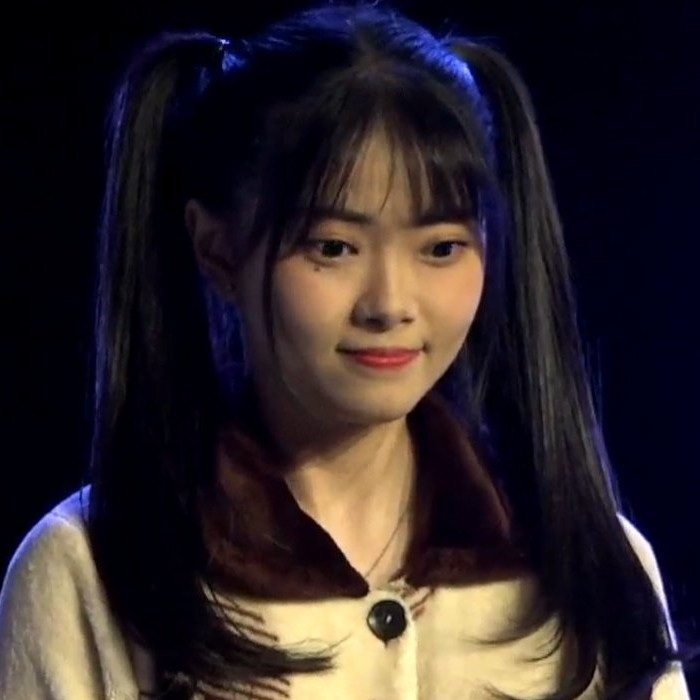
#> input picture Median Filter/fiony.jpg, 700 x 700 px
$ python MedianFilter.py
#> lines starting #> are read from the running program, lines starting #| are printed output that depends on the picture
import cv2
import numpy

img = cv2.imread("fiony.jpg")
#> img is the input picture: shape (700, 700, 3); mean B, G, R 41, 37.8, 46.6
dst = cv2.medianBlur(img, 7)

cv2.imshow('image', numpy.hstack((img, dst)))
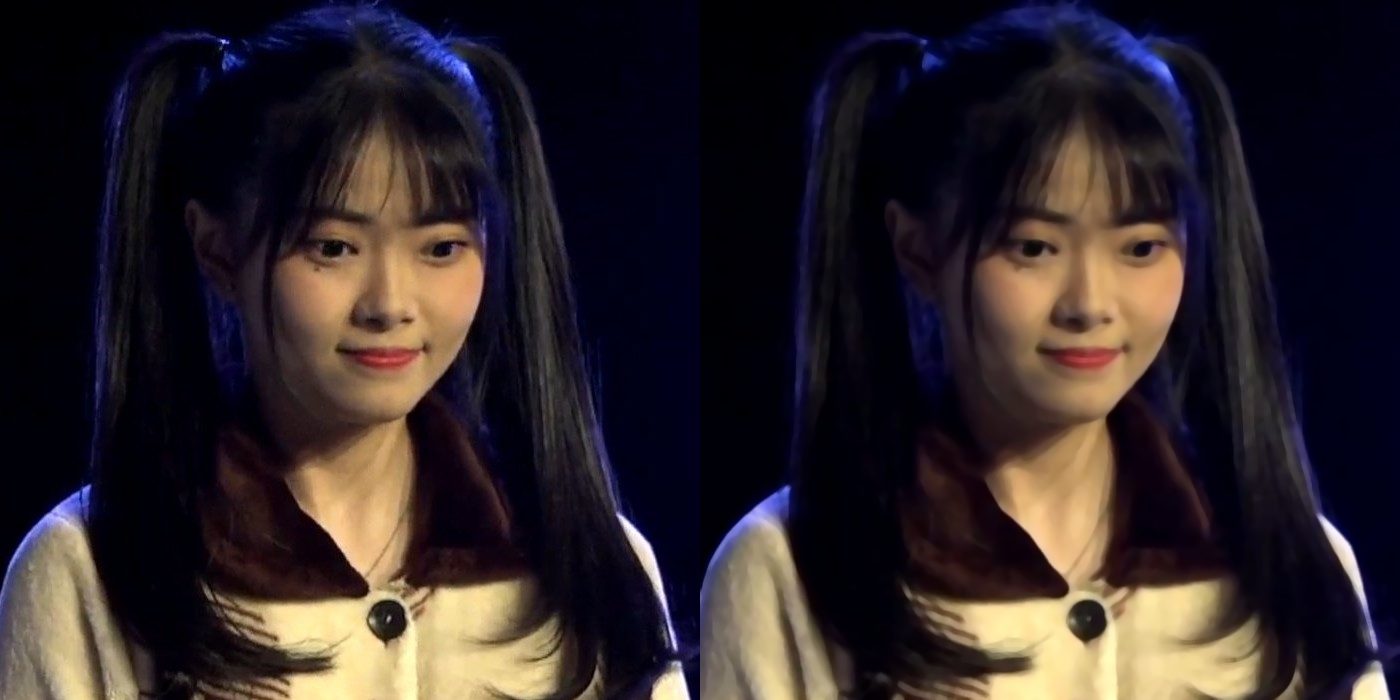
#> window 'image': shape (700, 1400, 3); mean B, G, R 40.9, 37.7, 46.5
cv2.waitKey(0);
cv2.destroyAllWindows();
cv2.waitKey(1)

$ run again, with Median Filter/Hasil Median Filter.png saved as Median Filter/fiony.jpg
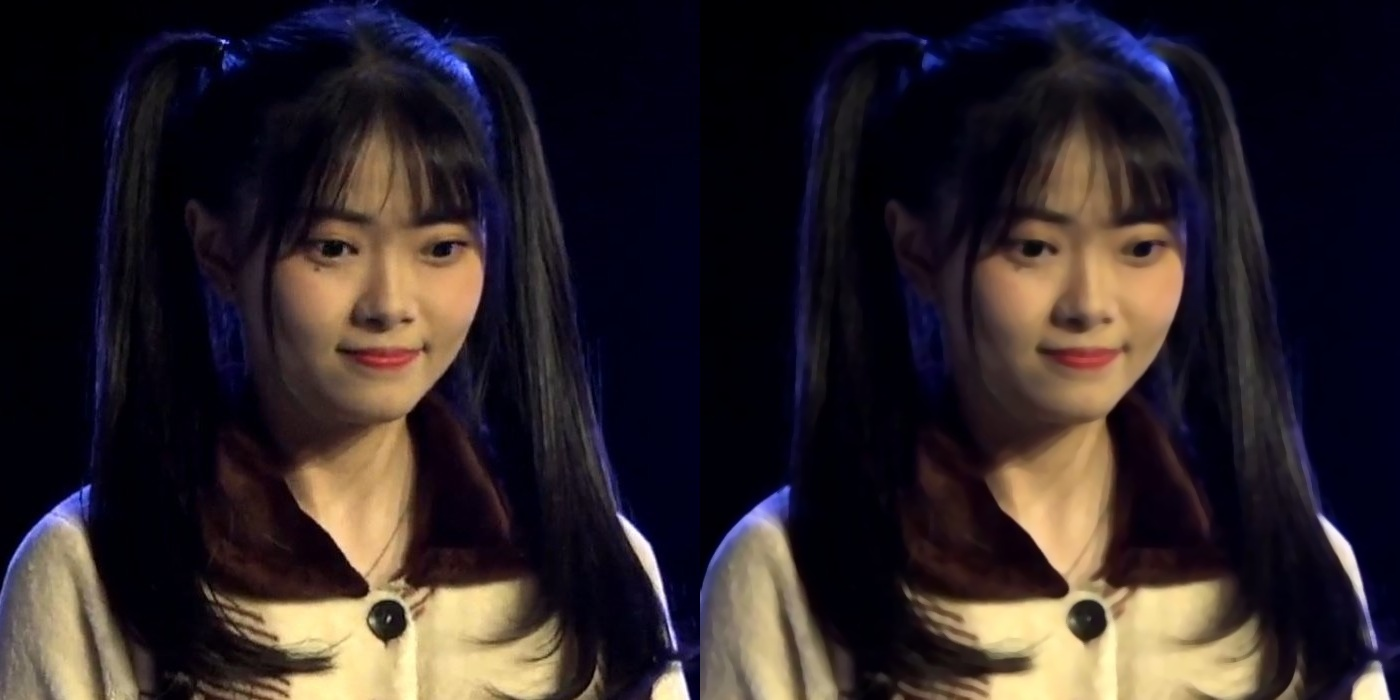
#> input picture Median Filter/Hasil Median Filter.png, 1400 x 700 px
#> img is the input picture: shape (700, 1400, 3); mean B, G, R 40.9, 37.7, 46.5
#> `cv2.imshow('image', numpy.hstack((img, dst)))`:
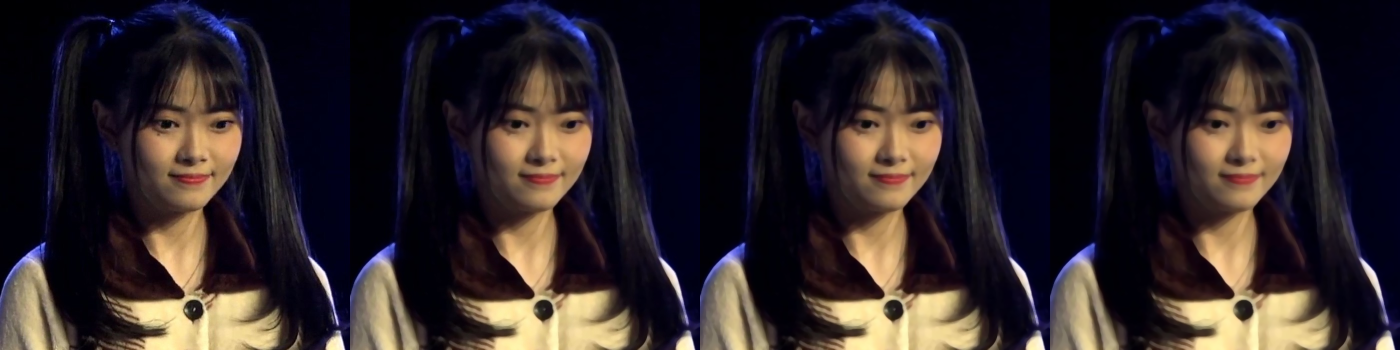
#> window 'image': shape (700, 2800, 3) (shown at 1/2 size); mean B, G, R 40.8, 37.6, 46.5
